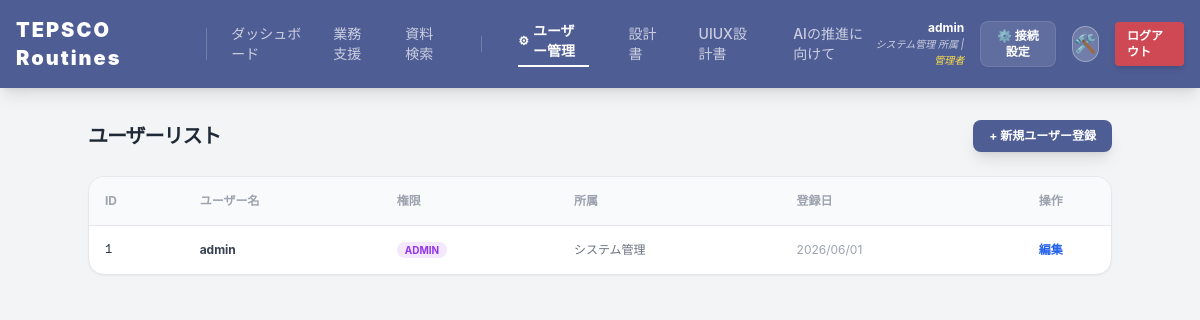
The app's page /AI_System_Data/public/user_management.php (signed in) with its own data.
### tables this page shows
CREATE TABLE IF NOT EXISTS users (
    id            BIGINT UNSIGNED AUTO_INCREMENT PRIMARY KEY,
    username      VARCHAR(64) NOT NULL UNIQUE COMMENT 'ログインID',
    password_hash VARCHAR(255) NOT NULL COMMENT 'PHP password_hash値',
    department    VARCHAR(128) NULL COMMENT '所属分野 (例: 地質分野)',
    role          ENUM('admin', 'user') NOT NULL DEFAULT 'user' COMMENT '権限レベル',
    created_at    DATETIME DEFAULT CURRENT_TIMESTAMP,
    updated_at    DATETIME DEFAULT CURRENT_TIMESTAMP ON UPDATE CURRENT_TIMESTAMP,
    INDEX idx_username (username)
);

### AI_System_Data/public/user_management.php (the view, shortened to what this page needs)
<?php
require_once __DIR__ . '/../config/database.php';
$users = $pdo->query("SELECT id, username, role, department, created_at FROM users ORDER BY id ASC")->fetchAll();
?>
<!DOCTYPE html>
<html lang="ja">
<head>
    <script src="https://cdn.tailwindcss.com"></script>
    <link rel="stylesheet" href="assets/css/styles.css">
</head>
<body class="bg-gray-100 min-h-screen flex flex-col">
<?php include __DIR__ . '/templates/header.php'; ?>
<main class="flex-1 p-8">
    <div class="max-w-5xl mx-auto">
        <div class="flex justify-between items-center mb-6">
            <h2 class="text-xl font-black text-gray-800 uppercase tracking-tighter">ユーザーリスト</h2>
            <button onclick="openUserModal()" class="bg-[#4F5D95] text-white px-4 py-2 rounded-lg text-xs font-bold shadow-lg hover:opacity-90">
                + 新規ユーザー登録
            </button>
        </div>
        <div class="bg-white rounded-2xl shadow-sm border border-gray-200 overflow-hidden">
            <table class="w-full text-left text-xs">
                <thead class="bg-gray-50 border-b text-gray-400 font-bold uppercase">
                    <tr>
                        <th class="p-4">ID</th>
                        <th class="p-4">ユーザー名</th>
                        <th class="p-4">権限</th>
                        <th class="p-4">所属</th>
                        <th class="p-4">登録日</th>
                        <th class="p-4 text-center">操作</th>
                    </tr>
                </thead>
                <tbody class="divide-y">
                    <?php foreach ($users as $u): ?>
                    <tr class="hover:bg-gray-50 transition-colors">
                        <td class="p-4 font-mono"><?= $u['id'] ?></td>
                        <td class="p-4 font-bold text-gray-700"><?= htmlspecialchars($u['username']) ?></td>
                        <td class="p-4">
                            <span class="px-2 py-0.5 rounded-full text-[10px] font-bold <?= $u['role'] === 'admin' ? 'bg-purple-100 text-purple-600' : 'bg-blue-100 text-blue-600' ?>">
                                <?= strtoupper($u['role']) ?>
                            </span>
                        </td>
                        <td class="p-4 text-gray-500"><?= htmlspecialchars($u['department'] ?? '-') ?></td>
                        <td class="p-4 text-gray-400"><?= date('Y/m/d', strtotime($u['created_at'])) ?></td>
                        <td class="p-4 text-center space-x-2">
                            <button onclick='editUser(<?= json_encode($u) ?>)' class="text-blue-600 hover:underline font-bold">編集</button>
                        </td>
                    </tr>
                    <?php endforeach; ?>
                </tbody>
            </table>
        </div>
    </div>
</main>
</body>
</html>

### AI_System_Data/public/assets/css/styles.css (style rules this page uses)
html { font-size: 16px; height: 100%; }
body { background-color: #f1f5f9; color: #1e293b; font-family: 'Inter', 'Segoe UI', 'Hiragino Kaku Gothic ProN', 'Meiryo', sans-serif; -webkit-font-smoothing: antialiased; -moz-osx-font-smoothing: grayscale; text-rendering: optimizeLegibility; height: 100%; overflow: hidden; }

### records on screen
users: id "1", username "admin", role "ADMIN", department "システム管理", created_at "2026/06/01"

### other values on screen
$username "admin"
$dept "システム管理"
